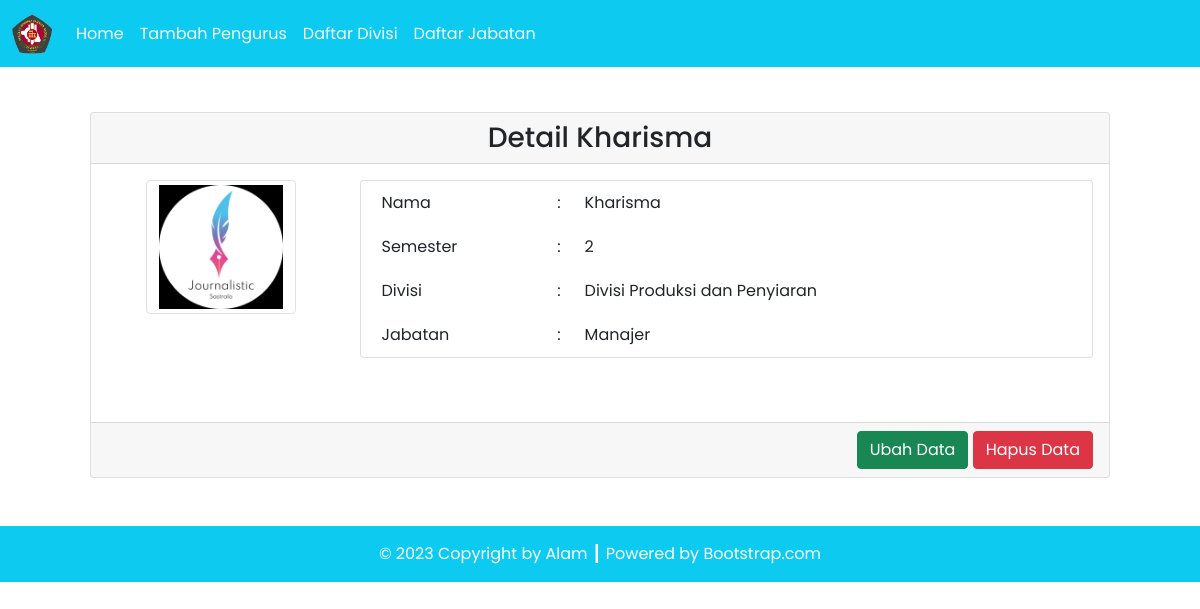
/detail.php?id=12, run on the app's committed database.
### tables this page shows
CREATE TABLE `pengurus` (
  `pengurus_id` int(11) NOT NULL,
  `pengurus_foto` varchar(255) DEFAULT NULL,
  `pengurus_nama` varchar(100) DEFAULT NULL,
  `pengurus_semester` int(2) DEFAULT NULL,
  `divisi_id` int(11) DEFAULT NULL,
  `jabatan_id` int(11) DEFAULT NULL
);

CREATE TABLE `divisi` (
  `divisi_id` int(11) NOT NULL,
  `divisi_nama` varchar(100) DEFAULT NULL
);

CREATE TABLE `jabatan` (
  `jabatan_id` int(11) NOT NULL,
  `jabatan_nama` varchar(50) DEFAULT NULL
);

### src/config/db.php (called while the page is built)
<?php
$DB_HOST = "localhost";
$DB_USERNAME = "root";
$DB_PASSWORD = "";
$DB_NAME = "db_esport";

### src/classes/DB.php (called while the page is built, shortened)
<?php
class DB
{
    private $hostname;
    private $username;
    private $password;
    private $dbname;
    private $conn;
    private $result;
    function __construct($hostname, $username, $password, $dbname)
    {
        $this->hostname = $hostname;
        $this->username = $username;
        $this->password = $password;
        $this->dbname = $dbname;
    }
    function open()
    {
        $this->conn = mysqli_connect($this->hostname, $this->username, $this->password, $this->dbname);
    }
    function execute($query)
    {
        $this->result = mysqli_query($this->conn, $query);
    }
    function getResult()
    {
        return mysqli_fetch_array($this->result);
    }
}

### src/classes/Pengurus.php (called while the page is built, shortened)
<?php
include('config/db.php');
class Pengurus extends DB
{
    function getPengurusById($id)
    {
        $query = "SELECT * FROM pengurus JOIN divisi ON pengurus.divisi_id=divisi.divisi_id JOIN jabatan ON pengurus.jabatan_id=jabatan.jabatan_id WHERE pengurus_id=$id";
        return $this->execute($query);
    }
}

### src/detail.php (the view, shortened to what this page needs)
<?php
include('config/db.php');
include('classes/DB.php');
include('classes/Jabatan.php');
include('classes/Pengurus.php');
$pengurus = new Pengurus($DB_HOST, $DB_USERNAME, $DB_PASSWORD, $DB_NAME);
$pengurus->open();
$data = nulL;
if (isset($_GET['id'])) {
    $id = $_GET['id'];
    if ($id > 0) {
        $pengurus->getPengurusById($id);
        $row = $pengurus->getResult();
        $data .= '<div class="card-header text-center">
        <h3 class="my-0">Detail ' . $row['pengurus_nama'] . '</h3>
        </div>
        <div class="card-body text-end">
            <div class="row mb-5">
                <div class="col-3">
                    <div class="row justify-content-center">
                        <img src="assets/images/' . $row['pengurus_foto'] . '" class="img-thumbnail" alt="' . $row['pengurus_foto'] . '" width="60">
                        </div>
                    </div>
                    <div class="col-9">
                        <div class="card px-3">
                            <table border="0" class="text-start">
                                <tr>
                                    <td>Nama</td>
                                    <td>:</td>
                                    <td>' . $row['pengurus_nama'] . '</td>
                                </tr>
                                <tr>
                                    <td>Semester</td>
                                    <td>:</td>
                                    <td>' . $row['pengurus_semester'] . '</td>
                                </tr>
                                <tr>
                                    <td>Divisi</td>
                                    <td>:</td>
                                    <td>' . $row['divisi_nama'] . '</td>
                                </tr>
                                <tr>
                                    <td>Jabatan</td>
                                    <td>:</td>
                                    <td>' . $row['jabatan_nama'] . '</td>
                                </tr>
                            </table>
                        </div>
                    </div>
                </div>
            </div>
            <div class="card-footer text-end">
                <a href="form.php?edit=' . $row['pengurus_id'] .'"><button type="button" class="btn btn-success text-white">Ubah Data</button></a>
                <a href="detail.php?del=' . $row['pengurus_id'] . '"><button type="button" class="btn btn-danger">Hapus Data</button></a>
            </div>';
    }
}

### data on the page
pengurus: pengurus_nama "Kharisma", pengurus_foto (picture), pengurus_semester "2", divisi.divisi_nama "Divisi Produksi dan Penyiaran", jabatan.jabatan_nama "Manajer"

### other printed values
$this->content "Home Tambah Pengurus Daftar Divisi Daftar Jabatan © 2023 Copyright by Alam ┃ Powered by Bootstrap.com"
